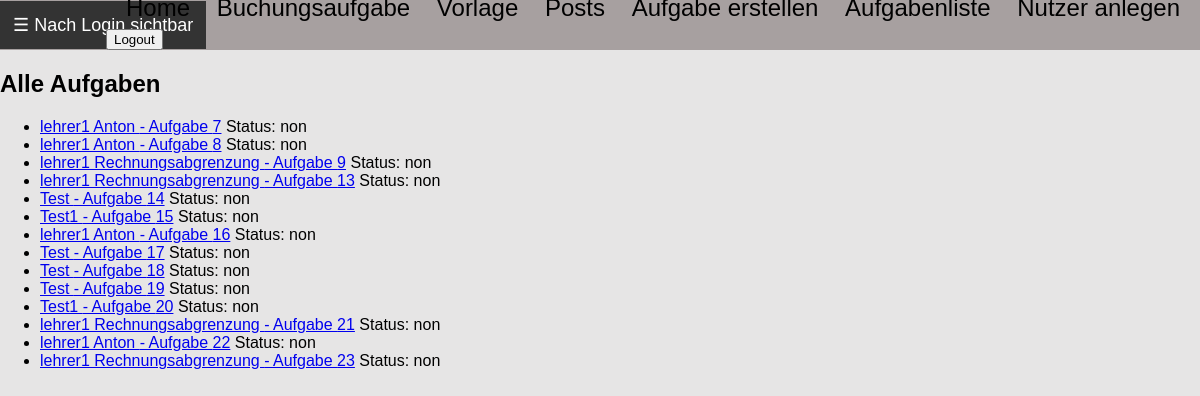
Before: /posts/alle_aufgaben/ (signed in) with the older database file.
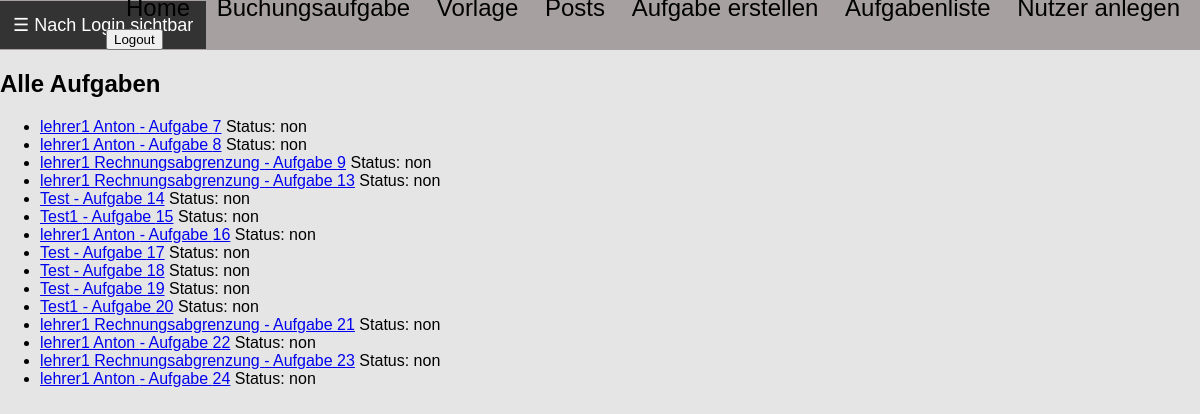
After: the same page with the newer database file.
### posts/models.py (models this page shows)
class Aufgabe(models.Model):
    kategorie = models.ForeignKey(Kategorie, on_delete=models.CASCADE)  # Ändere CharField zu ForeignKey
    aufgabentext = models.TextField()
    loesung_haben = models.JSONField(blank=True, null=True)
    loesung_soll = models.JSONField(blank=True, null=True)
    multiple_choice_antworten = models.JSONField(blank=True, null=True)
    richtige_antwort = models.TextField(blank=True, null=True)
    aufgabentyp = models.CharField(max_length=50, choices=[
        ('buchungssatz', 'Buchungssatz'),
        ('multiple_choice', 'Multiple Choice'),
        ('texteingabe', 'Texteingabe')
    ])
    author = models.ForeignKey(settings.AUTH_USER_MODEL, on_delete=models.CASCADE)
    erstellungsdatum = models.DateTimeField(auto_now_add=True)
    id = models.AutoField(primary_key=True)

class Kategorie(models.Model):
    name = models.CharField(max_length=100, unique=True)
    author = models.ForeignKey(settings.AUTH_USER_MODEL, on_delete=models.CASCADE, limit_choices_to={'role': 'teacher'})
    def __str__(self):
        return self.name

### posts/views.py (the view)
# urls.py: path('alle_aufgaben/', views.alle_aufgaben, name='alle_aufgaben'),
@login_required(login_url="/users/login/")
def alle_aufgaben(request):
    if request.user.role == 'teacher':
        aufgaben = Aufgabe.objects.filter(author=request.user).order_by('id')
    elif request.user.role == 'student':
        aufgaben = Aufgabe.objects.filter(author=request.user.professor).order_by('id')
    else:
        aufgaben = Aufgabe.objects.none()  # Keine Aufgaben für andere Benutzer
    for aufgabe in aufgaben:
        status = AufgabeStatus.objects.filter(aufgabe=aufgabe, student=request.user).first()
        if status:
            aufgabe.status_display = status.get_status_display()
        else:
            aufgabe.status_display = 'non'  # Standardstatus, wenn kein Eintrag vorhanden
    return render(request, 'posts/alle_aufgaben.html', {
        'aufgaben': aufgaben,
    })

### posts/templates/posts/alle_aufgaben.html (shortened to what this page needs)
{% extends 'vorlage.html' %}
{% load static %}
{% block content %}
    <h2>{% if not_complete %}Nicht abgeschlossene Aufgaben{% else %}Alle Aufgaben{% endif %}</h2>
    <ul>
        {% for aufgabe in aufgaben %}
            <li>
                {% if not_complete %}
                    <a href="{% url 'posts:aufgabe_detail' aufgabe.id %}?status=not_complete">{{ aufgabe.kategorie }} - Aufgabe {{ aufgabe.id }}</a>
                {% else %}
                    <a href="{% url 'posts:aufgabe_detail' aufgabe.id %}?alle=true">{{ aufgabe.kategorie }} - Aufgabe {{ aufgabe.id }}</a>
                {% endif %}
                Status: {{ aufgabe.status_display }}
            </li>
        {% endfor %}
    </ul>
{% endblock %}

Changed rows visible on the page:
added Aufgabe: kategorie "lehrer1 Anton", id "24", status_display "non"
